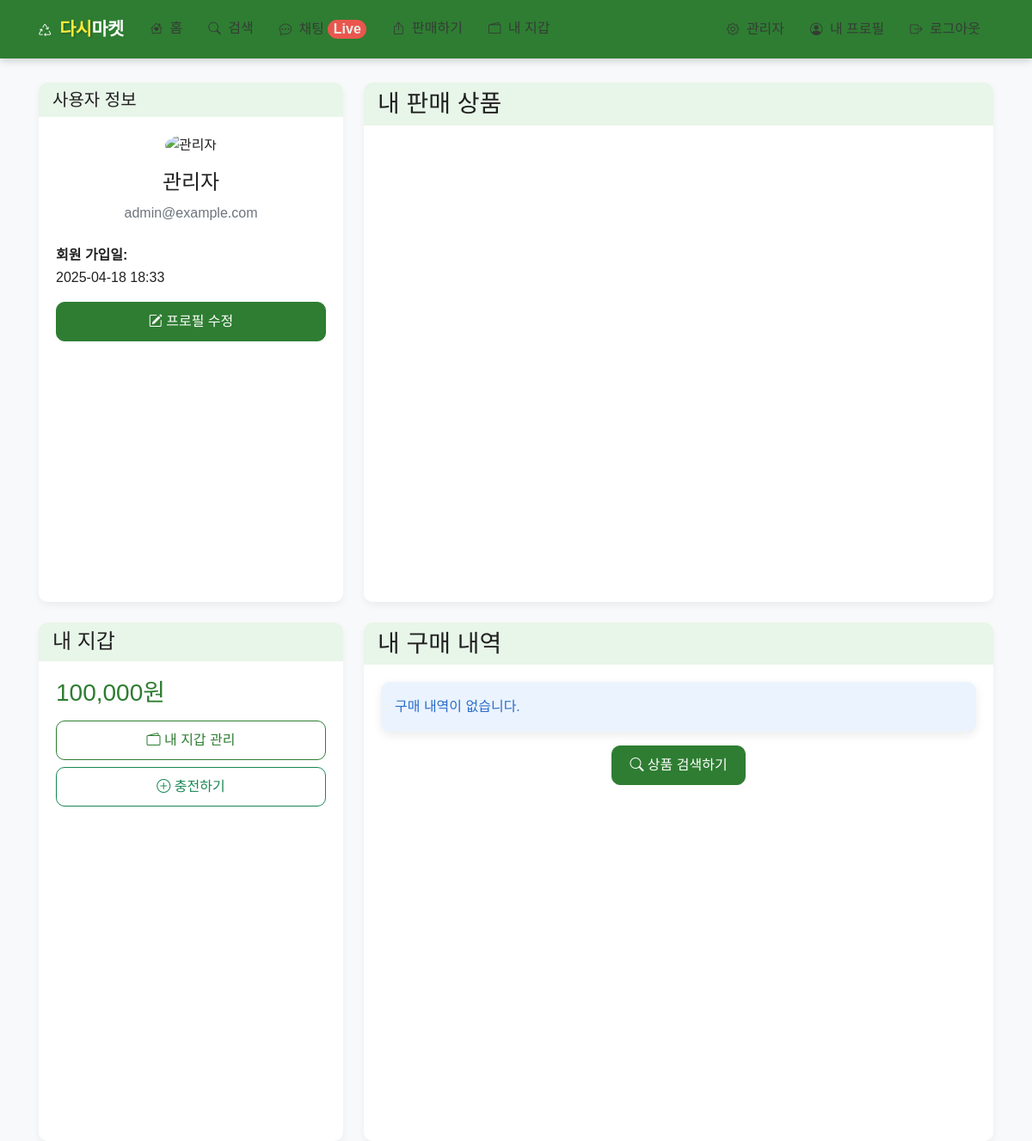
Page /auth/profile (signed in) on the committed database.
### app/models.py (models this page shows, shortened)
class User(UserMixin, db.Model):
    __tablename__ = 'users'
    id = db.Column(db.Integer, primary_key=True)
    email = db.Column(db.String(120), unique=True, nullable=False)
    password_hash = db.Column(db.String(256), nullable=False)
    username = db.Column(db.String(64), nullable=False)
    profile_image = db.Column(db.String(120), nullable=True)
    created_at = db.Column(db.DateTime, default=datetime.utcnow)
    is_admin = db.Column(db.Boolean, default=False)
    is_active = db.Column(db.Boolean, default=True)
    products = db.relationship('Product', backref='seller', lazy='dynamic')
    wallet = db.relationship('Wallet', backref='user', uselist=False)

class Wallet(db.Model):
    __tablename__ = 'wallets'
    id = db.Column(db.Integer, primary_key=True)
    user_id = db.Column(db.Integer, db.ForeignKey('users.id'), nullable=False)
    balance = db.Column(db.Integer, default=0)
    created_at = db.Column(db.DateTime, default=datetime.utcnow)
    updated_at = db.Column(db.DateTime, default=datetime.utcnow, onupdate=datetime.utcnow)
    sent_transfers = db.relationship('Transfer', foreign_keys='Transfer.sender_id', backref='sender', lazy='dynamic')
    received_transfers = db.relationship('Transfer', foreign_keys='Transfer.receiver_id', backref='receiver', lazy='dynamic')

### app/auth/routes.py (the view)
@bp.route('/profile', methods=['GET'])
@login_required
def profile():
    return render_template('auth/profile.html', title='내 프로필', user=current_user)

### app/models.py (called while the page is built)
@login_manager.user_loader
def load_user(id):
    return User.query.get(int(id))

### app/templates/auth/profile.html (shortened to what this page needs)
{% extends 'base.html' %}
{% block content %}
<div class="row">
    <div class="col-md-4">
        <div class="card mb-4">
            <div class="card-header d-flex justify-content-between align-items-center">
                <h5 class="mb-0">사용자 정보</h5>
            </div>
            <div class="card-body">
                <div class="text-center mb-4">
                    {% if user.profile_image %}
                    <img src="{{ url_for('static', filename='uploads/' + user.profile_image) }}" alt="{{ user.username }}" class="rounded-circle img-fluid mb-3" style="width: 150px; height: 150px; object-fit: cover;">
                    {% else %}
                    <img src="{{ url_for('static', filename='images/default_profile.png') }}" alt="{{ user.username }}" class="rounded-circle img-fluid mb-3" style="width: 150px; height: 150px; object-fit: cover;">
                    {% endif %}
                    <h4>{{ user.username }}</h4>
                    <p class="text-muted">{{ user.email }}</p>
                </div>
                <div class="mb-3">
                    <strong>회원 가입일:</strong>
                    <p>{{ user.created_at|date_format }}</p>
                </div>
                {% if current_user.id == user.id %}
                <div class="d-grid gap-2">
                    <a href="{{ url_for('auth.edit_profile') }}" class="btn btn-primary">
                        <i class="bi bi-pencil-square"></i> 프로필 수정
                    </a>
                </div>
                {% endif %}
            </div>
        </div>
        {% if current_user.id == user.id %}
        <div class="card mb-4">
            <div class="card-header">
                <h4 class="mb-0">내 지갑</h4>
            </div>
            <div class="card-body">
                <h3 class="text-primary mb-3">{{ current_user.wallet.balance|format_number }}원</h3>
                <div class="d-grid gap-2">
                    <a href="{{ url_for('wallet.index') }}" class="btn btn-outline-primary">
                        <i class="bi bi-wallet2"></i> 내 지갑 관리
                    </a>
                    <a href="{{ url_for('wallet.charge') }}" class="btn btn-outline-success">
                        <i class="bi bi-plus-circle"></i> 충전하기
                    </a>
                </div>
            </div>
        </div>
        {% endif %}
    </div>
    <div class="col-md-8">
        <div class="card mb-4">
            <div class="card-header">
                <h3 class="mb-0">{% if current_user.id == user.id %}내{% else %}{{ user.username }}님의{% endif %} 판매 상품</h3>
            </div>
            <div class="card-body">
            </div>
        </div>
        {% if current_user.id == user.id %}
        <div class="card">
            <div class="card-header">
                <h3 class="mb-0">내 구매 내역</h3>
            </div>
            <div class="card-body">
                {% if current_user.purchases %}
                <div class="table-responsive">
                    <table class="table table-hover">
                        <thead>
                            <tr>
                                <th>상품명</th>
                                <th>가격</th>
                                <th>판매자</th>
                                <th>구매일</th>
                                <th>상태</th>
                                <th></th>
                            </tr>
                        </thead>
                        <tbody>
                            {% for purchase in current_user.purchases %}
                            <tr>
                                <td>{{ purchase.product.title }}</td>
                                <td>{{ purchase.price|format_number }}원</td>
                                <td>{{ purchase.seller.username }}</td>
                                <td>{{ purchase.created_at|date_format }}</td>
                                <td>
                                    <span class="badge {% if purchase.status == 'completed' %}bg-success{% elif purchase.status == 'processing' %}bg-warning{% else %}bg-danger{% endif %}">
                                        {% if purchase.status == 'completed' %}완료{% elif purchase.status == 'processing' %}진행중{% else %}취소{% endif %}
                                    </span>
                                </td>
                                <td>
                                    <a href="{{ url_for('product.view_product', product_id=purchase.product_id) }}" class="btn btn-sm btn-outline-primary">상세</a>
                                </td>
                            </tr>
                            {% endfor %}
                        </tbody>
                    </table>
                </div>
                {% else %}
                <div class="alert alert-info">
                    <p class="mb-0">구매 내역이 없습니다.</p>
                </div>
                <div class="text-center">
                    <a href="{{ url_for('main.search') }}" class="btn btn-primary">
                        <i class="bi bi-search"></i> 상품 검색하기
                    </a>
                </div>
                {% endif %}
            </div>
        </div>
        {% endif %}
    </div>
</div>
{% endblock %}

### app/static/css/style.css (style rules this page uses)
:root { --primary-color: #FF7E36; --secondary-color: #56C4C5; --accent-color: #3A86FF; --light-color: #FFF8F0; --dark-color: #363636; --gray-color: #f8f9fa; --border-radius: 10px; --box-shadow: 0 4px 12px rgba(0, 0, 0, 0.08); }
body { font-family: 'Pretendard', 'Noto Sans KR', -apple-system, BlinkMacSystemFont, sans-serif; background-color: var(--light-color); color: var(--dark-color); line-height: 1.6; padding-bottom: 0; }
.btn { border-radius: var(--border-radius); font-weight: 500; padding: 10px 20px; transition: all 0.2s ease; }
.btn-primary { background-color: var(--primary-color) !important; border-color: var(--primary-color) !important; }
.btn-outline-primary { color: var(--primary-color) !important; border-color: var(--primary-color) !important; }
.alert { border-radius: var(--border-radius); border: none; box-shadow: var(--box-shadow); }
.alert-info { background-color: rgba(58, 134, 255, 0.1); color: #2a6dc9; }
.card { border-radius: var(--border-radius); border: none; box-shadow: var(--box-shadow); transition: transform 0.3s ease, box-shadow 0.3s ease; overflow: hidden; height: 100%; background-color: white; }
.card-body { padding: 1.25rem; }

### app/templates/base.html (style rules this page uses)
:root { --primary-color: #2E7D32; --secondary-color: #1B5E20; --accent-color: #FF5252; --accent-color-dark: #D32F2F; --background-color: #F8F9FA; --light-accent: #E8F5E9; --text-color: #212121; --light-text: #FFFFFF; --border-radius: 10px; }
body { font-family: 'Pretendard', 'Noto Sans KR', sans-serif; background-color: var(--background-color); color: var(--text-color); }
.btn-primary { background-color: var(--primary-color); border-color: var(--primary-color); color: var(--light-text); }
.btn-outline-primary { color: var(--primary-color); border-color: var(--primary-color); }
.card { border-radius: var(--border-radius); box-shadow: 0 4px 8px rgba(0, 0, 0, 0.05); border: none; }
.card-header { background-color: var(--light-accent); border-bottom: none; font-weight: 600; }
.text-primary { color: var(--primary-color) !important; }

### rows in the picture
User: username "관리자", email "admin@example.com", created_at "2025-04-18 18:33"
Wallet: wallet.balance "100,000"
